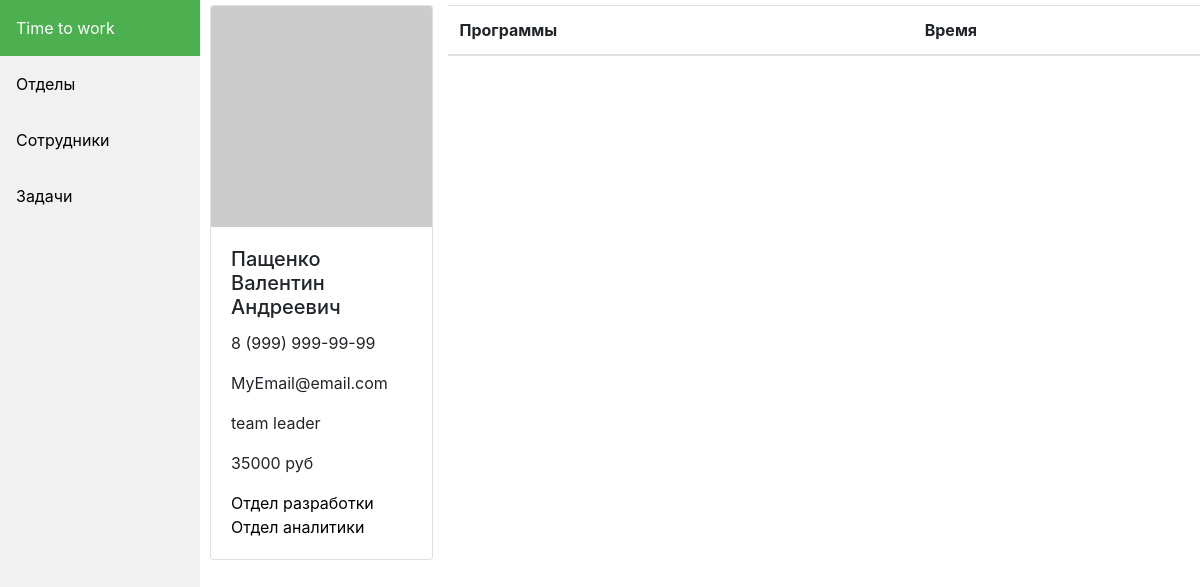
The app's page /view/1 (signed in) with its own data.
### tables this page shows
CREATE TABLE `users` (
  `id` int(11) NOT NULL,
  `fullName` varchar(255) NOT NULL,
  `gender` varchar(20) NOT NULL,
  `phone` varchar(255) NOT NULL,
  `email` varchar(255) NOT NULL,
  `position` int(11) NOT NULL
);

CREATE TABLE `positions` (
  `id` int(11) NOT NULL,
  `title` varchar(255) NOT NULL,
  `salary` float NOT NULL
);

### config/routes.php (called while the page is built)
<?php
    return array(
        'employees/view/([0-9]+)' => 'employees/view/$1',
        'employees/edit/([0-9]+)' => 'employees/edit/$1',
        'employees/add' => 'employees/add',
        'employees' => 'employees/index',
        'tasks/view/([0-9]+)' => 'tasks/view/$1',
        'tasks/edit/([0-9]+)' => 'tasks/edit/$1',
        'tasks/add' => 'tasks/add',
        'tasks' => 'tasks/index',
        'departments/view/([0-9]+)' => 'departments/view/$1',
        'departments/add' => 'departments/add',
        'departments' => 'departments/index',
        'api/users' => 'api/users',
        'api/tasks' => 'api/tasks',
        'api/login' => 'api/login',
        'api' => 'api',
        '' => 'site/index',
        'login' => 'site/login'
    );

### controllers/EmployeesController.php (called while the page is built, shortened)
<?php
    include_once ROOT. '/models/Employees.php';
    class EmployeesController
    {
        public function actionView($id)
        {
            $employee = Employees::getEmployeeById($id);
            require_once(ROOT . '/view/Employees/view.php');
            return true;
        }
    }

### index.php (called while the page is built, shortened)
<?php
    require_once(ROOT.'/components/Router.php');
    $router = new Router();
    $router->run();

### models/Employees.php (called while the page is built, shortened)
<?php
class Employees
{
    private static function trimName($fullName)
    {
        $tName = explode(' ', $fullName);
        $result = array(
            'name' => $tName[1],
            'surname' => $tName[0],
            'lastname' => $tName[2]
        );
        return $result;
    }
    private static function getShortName($fullname)
    {
        $tname = static::trimName($fullname);
        return $tname['surname'] . ' ' . mb_substr($tname['name'], 0, 1) . '.' . mb_substr($tname['lastname'], 0, 1) . '.';
    }
    public static function getEmployeeById($id)
    {
        $employee = array();
        $db = Db::getConnection();
        $result = $db->query(
            'SELECT users.fullName, users.phone, users.email, users.gender, positions.title as position, positions.salary '
            . 'FROM users '
            . 'JOIN positions on positions.id = users.position '
            . 'WHERE users.id = \''.$id.'\';'
        );
        while($row = $result->fetch()){
            $fullname = static::trimName($row['fullName']);
            $employee['id'] = $id;
            $employee['name'] = $fullname['name'];
            $employee['surname'] = $fullname['surname'];
            $employee['lastname'] = $fullname['lastname'];
            $employee['shortName'] = static::getShortName($row['fullName']);
            $employee['phone'] = $row['phone'];
            $employee['email'] = $row['email'];
            $employee['gender'] = $row['gender'];
            $employee['position'] = $row['position'];
            $employee['salary'] = $row['salary'];
        }
        $result_Departments = $db->query(
            'SELECT departments.title as department '
            . 'FROM departments '
            . 'JOIN department_staff on department_staff.departments_id = departments.id '
            . 'JOIN users on users.id = department_staff.workers_id '
            . 'WHERE users.id = \'' . $id . '\';'
        );
        $departments = array();
        while($row_d = $result_Departments->fetch()){
            array_push($departments,$row_d['department']);
        }
        $employee['departments'] = $departments;
        return $employee;
    }
}

### view/Employees/view.php (the view, shortened to what this page needs)
<div class="row">
    <div class="col-lg-3 col-md-3 col-sm-3">
        <div class="card">
            <img src="https://via.placeholder.com/256" class="card-img-top" alt="">
            <div class="card-body">
                <h5 class="card-title"><?php echo $employee['surname'] . ' ' . $employee['name'] . ' ' . $employee['lastname']; ?></h5>
                <p class="card-text"><?php echo $employee['phone']; ?></p>
                <p class="card-text"><?php echo $employee['email']; ?></p>
                <p class="card-text"><?php echo $employee['position']; ?></p>
                <p class="card-text"><?php echo $employee['salary'] . ' руб'; ?></p>
                <p class="card-text">
                    <?php foreach($employee['departments'] as $item): ?>
                        <a href="#"><? echo $item; ?></a>
                    <?php endforeach; ?>
                </p>
            </div>
        </div>
    </div>
    <table class="table col-lg-9">
        <thead>
            <tr scope="col">
                <th scope="col">Программы</th>
                <th scope="col">Время</th>
            </tr>
        </thead>
        <tbody>
        </tbody>
    </table>
</div>

### components/Router.php (shortened to what this page needs)
<?php
    class Router
    {
        private $routes;
        public function __construct()
        {
            $routesPath = ROOT.'/config/routes.php';
            $this->routes = include($routesPath);
        }
        private function getURI()
        {
            if (!empty($_SERVER['REQUEST_URI'])){
                $uri = trim($_SERVER['REQUEST_URI'], '/');
            }
            return $uri;
        }
        public function run()
        {
            $uri = $this->getURI();
            foreach ($this->routes as $uriPattern => $path) {
                if(preg_match("~$uriPattern~", $uri)){
                    $internalRoute = preg_replace("~$uriPattern~", $path, $uri);
                    $segment = explode('/', $internalRoute);
                    $controllerName = array_shift($segment);
                    $actionName = 'action'.ucfirst(array_shift($segment));
                    $parameters = $segment;
                    $controllerObject = new $controllerName();
                    $result = call_user_func_array(array($controllerObject, $actionName), $parameters);
                    if ($result != null) {
                        break;
                    }
                }
            }
        }
    }

### view/css/style.css (style rules this page uses)
a, a:hover { color: black; }
.sidenav { margin: 0; padding: 0; width: 200px; background-color: #f1f1f1; position: fixed; height: 100%; overflow: auto; }
.sidenav a { display: block; color: black; padding: 16px; text-decoration: none; }
.sidenav a.active { background-color: #4CAF50; color: white; }
div.content { margin-left: 200px; padding: 5px 10px; height: 100%; }

### records on screen
users: value "Time to work Отделы Сотрудники Задачи", surname "Пащенко", name "Валентин", lastname "Андреевич", phone "8 (999) 999-99-99", email "MyEmail@email.com", positions.title "team leader", positions.salary "35000", item "Отдел разработки", item "Отдел аналитики"
